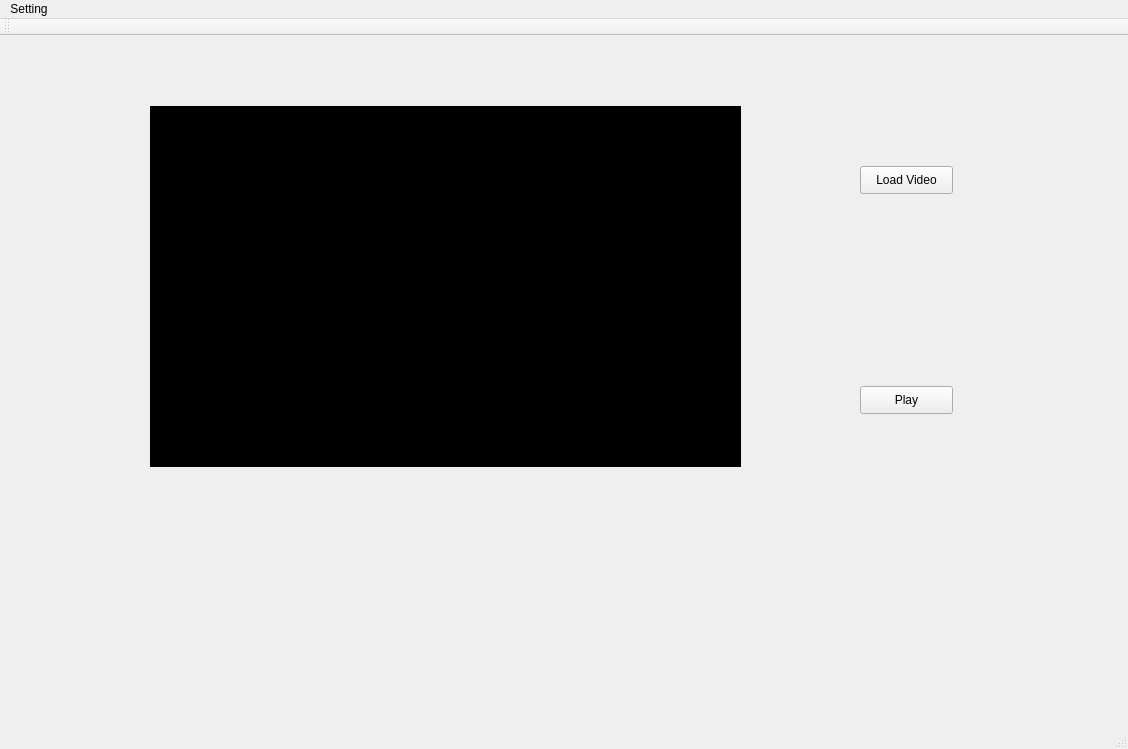
<?xml version="1.0" encoding="UTF-8"?>
<ui version="4.0">
 <class>Video_playClass</class>
 <widget class="QMainWindow" name="Video_playClass">
  <property name="geometry">
   <rect>
    <x>0</x>
    <y>0</y>
    <width>1128</width>
    <height>749</height>
   </rect>
  </property>
  <property name="windowTitle">
   <string>Video_play</string>
  </property>
  <widget class="QWidget" name="centralWidget">
   <widget class="QPushButton" name="loadVideo">
    <property name="geometry">
     <rect>
      <x>860</x>
      <y>130</y>
      <width>93</width>
      <height>28</height>
     </rect>
    </property>
    <property name="text">
     <string>Load Video</string>
    </property>
   </widget>
   <widget class="QPushButton" name="playVideo">
    <property name="geometry">
     <rect>
      <x>860</x>
      <y>350</y>
      <width>93</width>
      <height>28</height>
     </rect>
    </property>
    <property name="text">
     <string>Play</string>
    </property>
   </widget>
   <widget class="QLabel" name="label">
    <property name="geometry">
     <rect>
      <x>150</x>
      <y>70</y>
      <width>591</width>
      <height>361</height>
     </rect>
    </property>
    <property name="autoFillBackground">
     <bool>false</bool>
    </property>
    <property name="styleSheet">
     <string notr="true">Background-color: #000;</string>
    </property>
    <property name="text">
     <string/>
    </property>
   </widget>
   <widget class="QLabel" name="dispalyMessage">
    <property name="geometry">
     <rect>
      <x>150</x>
      <y>540</y>
      <width>591</width>
      <height>16</height>
     </rect>
    </property>
    <property name="text">
     <string/>
    </property>
   </widget>
  </widget>
  <widget class="QMenuBar" name="menuBar">
   <property name="geometry">
    <rect>
     <x>0</x>
     <y>0</y>
     <width>1128</width>
     <height>26</height>
    </rect>
   </property>
   <widget class="QMenu" name="menuSetting">
    <property name="title">
     <string>Setting</string>
    </property>
    <addaction name="actionFeature"/>
   </widget>
   <addaction name="menuSetting"/>
  </widget>
  <widget class="QToolBar" name="mainToolBar">
   <attribute name="toolBarArea">
    <enum>TopToolBarArea</enum>
   </attribute>
   <attribute name="toolBarBreak">
    <bool>false</bool>
   </attribute>
  </widget>
  <widget class="QStatusBar" name="statusBar"/>
  <action name="actionFeature">
   <property name="text">
    <string>Feature</string>
   </property>
  </action>
 </widget>
 <layoutdefault spacing="6" margin="11"/>
 <resources>
  <include location="video_play.qrc"/>
 </resources>
 <connections/>
</ui>
